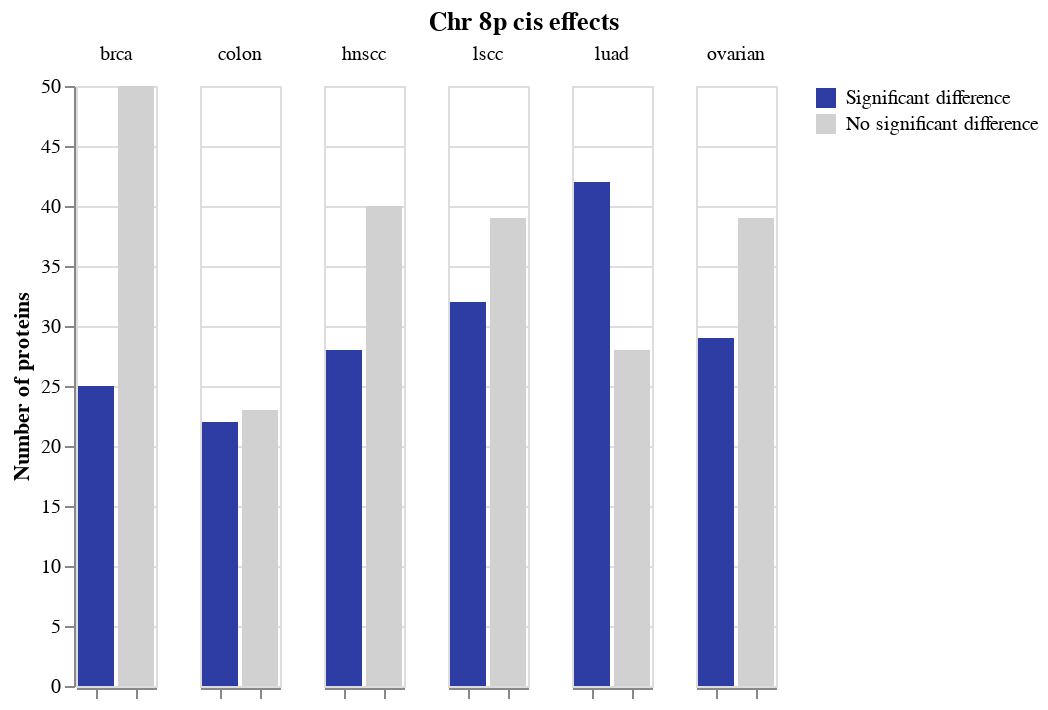

Notebook source saved alongside this figure:
### Markdown cell above
## Select the proteins with a significant change, and take a detour to make some plots

### Code cell
prots = ttest_results[ttest_results["adj_p"] <= 0.05].reset_index(drop=True)
prots_cts = prots.groupby("cancer_type").count()[["protein"]]

fail_prots = ttest_results[ttest_results["adj_p"] > 0.05].reset_index(drop=True)
fail_cts = fail_prots.groupby("cancer_type").count()[["protein"]]

prots_cts.insert(0, "count_type", "Significant difference")
fail_cts.insert(0, "count_type", "No significant difference")

counts = prots_cts.append(fail_cts).sort_index().reset_index(drop=False)

alt.Chart(counts).mark_bar().encode(
    x=alt.X(
        "count_type",
        axis=alt.Axis(
            title=None,
            labels=False
        ),
        sort=["Significant difference"]
    ),
    y=alt.Y(
        "protein",
        axis=alt.Axis(
            title="Number of proteins"
        )
    ),
    color=alt.Color(
        "count_type",
        title=None,
        sort=["Significant difference"],
        scale=alt.Scale(
            domain=["Significant difference", "No significant difference"],
            range=["#2d3da4", "#d1d1d1"]
        )
    )
).facet(
    column=alt.Column(
        "cancer_type",
        title=None
    )
).properties(
    title=f"Chr {CHROMOSOME}{ARM} {CIS_OR_TRANS} effects"
).configure_title(
    anchor="middle"
)

### Figure 1 — Vega-Lite specification as saved in the notebook (floating-point values rounded to 4 significant figures)
{"config": {"view": {"continuousWidth": 400, "continuousHeight": 300}, "title": {"anchor": "middle"}}, "data": {"name": "data-50af110b3e4342f0014705fad6bbe907"}, "facet": {"column": {"type": "nominal", "field": "cancer_type", "title": null}}, "spec": {"mark": "bar", "encoding": {"color": {"type": "nominal", "field": "count_type", "scale": {"domain": ["Significant difference", "No significant difference"], "range": ["#2d3da4", "#d1d1d1"]}, "sort": ["Significant difference"], "title": null}, "x": {"type": "nominal", "axis": {"labels": false, "title": null}, "field": "count_type", "sort": ["Significant difference"]}, "y": {"type": "quantitative", "axis": {"title": "Number of proteins"}, "field": "protein"}}}, "title": "Chr 8p cis effects", "$schema": "https://vega.github.io/schema/vega-lite/v4.8.1.json", "datasets": {"data-50af110b3e4342f0014705fad6bbe907": [{"cancer_type": "brca", "count_type": "Significant difference", "protein": 25}, {"cancer_type": "brca", "count_type": "No significant difference", "protein": 50}, {"cancer_type": "colon", "count_type": "Significant difference", "protein": 22}, {"cancer_type": "colon", "count_type": "No significant difference", "protein": 23}, {"cancer_type": "hnscc", "count_type": "Significant difference", "protein": 28}, {"cancer_type": "hnscc", "count_type": "No significant difference", "protein": 40}, {"cancer_type": "lscc", "count_type": "Significant difference", "protein": 32}, {"cancer_type": "lscc", "count_type": "No significant difference", "protein": 39}, {"cancer_type": "luad", "count_type": "Significant difference", "protein": 42}, {"cancer_type": "luad", "count_type": "No significant difference", "protein": 28}, {"cancer_type": "ovarian", "count_type": "Significant difference", "protein": 29}, {"cancer_type": "ovarian", "count_type": "No significant difference", "protein": 39}]}}
